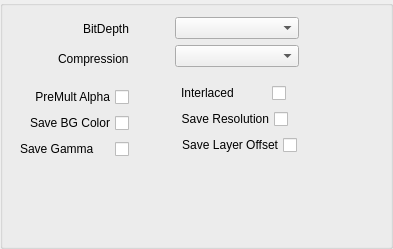
       <widget class="QGroupBox" name="gb_pngOptions">
        <property name="enabled">
         <bool>true</bool>
        </property>
        <layout class="QVBoxLayout" name="gb_jpg_options_5">
         <item>
          <layout class="QHBoxLayout" name="horizontalLayout">
           <item>
            <layout class="QVBoxLayout" name="verticalLayout_6">
             <property name="rightMargin">
              <number>40</number>
             </property>
             <item>
              <layout class="QHBoxLayout" name="horizontalLayout_18">
               <property name="leftMargin">
                <number>0</number>
               </property>
               <property name="topMargin">
                <number>2</number>
               </property>
               <property name="bottomMargin">
                <number>2</number>
               </property>
               <item>
                <spacer name="horizontalSpacer_27">
                 <property name="orientation">
                  <enum>Qt::Orientation::Horizontal</enum>
                 </property>
                 <property name="sizeHint" stdset="0">
                  <size>
                   <width>40</width>
                   <height>20</height>
                  </size>
                 </property>
                </spacer>
               </item>
               <item>
                <widget class="QLabel" name="l_png_bitDepth">
                 <property name="layoutDirection">
                  <enum>Qt::LayoutDirection::RightToLeft</enum>
                 </property>
                 <property name="text">
                  <string>BitDepth</string>
                 </property>
                </widget>
               </item>
              </layout>
             </item>
             <item>
              <layout class="QHBoxLayout" name="horizontalLayout_2">
               <property name="topMargin">
                <number>2</number>
               </property>
               <property name="bottomMargin">
                <number>2</number>
               </property>
               <item>
                <spacer name="horizontalSpacer_24">
                 <property name="orientation">
                  <enum>Qt::Orientation::Horizontal</enum>
                 </property>
                 <property name="sizeHint" stdset="0">
                  <size>
                   <width>40</width>
                   <height>20</height>
                  </size>
                 </property>
                </spacer>
               </item>
               <item>
                <widget class="QLabel" name="l_png_compress">
                 <property name="layoutDirection">
                  <enum>Qt::LayoutDirection::RightToLeft</enum>
                 </property>
                 <property name="text">
                  <string>Compression</string>
                 </property>
                </widget>
               </item>
              </layout>
             </item>
             <item>
              <spacer name="verticalSpacer">
               <property name="orientation">
                <enum>Qt::Orientation::Vertical</enum>
               </property>
               <property name="sizeType">
                <enum>QSizePolicy::Policy::Fixed</enum>
               </property>
               <property name="sizeHint" stdset="0">
                <size>
                 <width>20</width>
                 <height>10</height>
                </size>
               </property>
              </spacer>
             </item>
             <item>
              <layout class="QHBoxLayout" name="horizontalLayout_17">
               <item>
                <widget class="QCheckBox" name="chb_png_alphaColor">
                 <property name="layoutDirection">
                  <enum>Qt::LayoutDirection::RightToLeft</enum>
                 </property>
                 <property name="text">
                  <string>PreMult Alpha</string>
                 </property>
                </widget>
               </item>
              </layout>
             </item>
             <item>
              <layout class="QHBoxLayout" name="horizontalLayout_21">
               <item>
                <widget class="QCheckBox" name="chb_png_bgColor">
                 <property name="layoutDirection">
                  <enum>Qt::LayoutDirection::RightToLeft</enum>
                 </property>
                 <property name="text">
                  <string>Save BG Color</string>
                 </property>
                </widget>
               </item>
              </layout>
             </item>
             <item>
              <layout class="QHBoxLayout" name="horizontalLayout_22">
               <item>
                <widget class="QCheckBox" name="chb_png_gamma">
                 <property name="layoutDirection">
                  <enum>Qt::LayoutDirection::RightToLeft</enum>
                 </property>
                 <property name="text">
                  <string>Save Gamma     </string>
                 </property>
                </widget>
               </item>
              </layout>
             </item>
             <item>
              <spacer name="verticalSpacer_5">
               <property name="orientation">
                <enum>Qt::Orientation::Vertical</enum>
               </property>
               <property name="sizeHint" stdset="0">
                <size>
                 <width>20</width>
                 <height>40</height>
                </size>
               </property>
              </spacer>
             </item>
            </layout>
           </item>
           <item>
            <layout class="QVBoxLayout" name="verticalLayout_5">
             <property name="rightMargin">
              <number>40</number>
             </property>
             <item>
              <layout class="QHBoxLayout" name="horizontalLayout_19">
               <item>
                <widget class="QComboBox" name="cb_png_bitDepth">
                 <property name="minimumSize">
                  <size>
                   <width>124</width>
                   <height>0</height>
                  </size>
                 </property>
                 <property name="currentIndex">
                  <number>-1</number>
                 </property>
                </widget>
               </item>
               <item>
                <spacer name="horizontalSpacer_22">
                 <property name="orientation">
                  <enum>Qt::Orientation::Horizontal</enum>
                 </property>
                 <property name="sizeHint" stdset="0">
                  <size>
                   <width>40</width>
                   <height>20</height>
                  </size>
                 </property>
                </spacer>
               </item>
              </layout>
             </item>
             <item>
              <layout class="QHBoxLayout" name="horizontalLayout_3">
               <item>
                <widget class="QComboBox" name="cb_png_compress">
                 <property name="minimumSize">
                  <size>
                   <width>124</width>
                   <height>0</height>
                  </size>
                 </property>
                 <property name="currentIndex">
                  <number>-1</number>
                 </property>
                </widget>
               </item>
               <item>
                <spacer name="horizontalSpacer_16">
                 <property name="orientation">
                  <enum>Qt::Orientation::Horizontal</enum>
                 </property>
                 <property name="sizeHint" stdset="0">
                  <size>
                   <width>40</width>
                   <height>20</height>
                  </size>
                 </property>
                </spacer>
               </item>
              </layout>
             </item>
             <item>
              <spacer name="verticalSpacer_9">
               <property name="orientation">
                <enum>Qt::Orientation::Vertical</enum>
               </property>
               <property name="sizeType">
                <enum>QSizePolicy::Policy::Fixed</enum>
               </property>
               <property name="sizeHint" stdset="0">
                <size>
                 <width>20</width>
                 <height>10</height>
                </size>
               </property>
              </spacer>
             </item>
             <item>
              <layout class="QHBoxLayout" name="horizontalLayout_23">
               <item>
                <widget class="QCheckBox" name="chb_png_interlaced">
                 <property name="layoutDirection">
                  <enum>Qt::LayoutDirection::RightToLeft</enum>
                 </property>
                 <property name="text">
                  <string>Interlaced          </string>
                 </property>
                </widget>
               </item>
               <item>
                <spacer name="horizontalSpacer_15">
                 <property name="orientation">
                  <enum>Qt::Orientation::Horizontal</enum>
                 </property>
                 <property name="sizeHint" stdset="0">
                  <size>
                   <width>40</width>
                   <height>20</height>
                  </size>
                 </property>
                </spacer>
               </item>
              </layout>
             </item>
             <item>
              <layout class="QHBoxLayout" name="horizontalLayout_24">
               <item>
                <widget class="QCheckBox" name="chb_png_rez">
                 <property name="layoutDirection">
                  <enum>Qt::LayoutDirection::RightToLeft</enum>
                 </property>
                 <property name="text">
                  <string>Save Resolution</string>
                 </property>
                </widget>
               </item>
               <item>
                <spacer name="horizontalSpacer_23">
                 <property name="orientation">
                  <enum>Qt::Orientation::Horizontal</enum>
                 </property>
                 <property name="sizeHint" stdset="0">
                  <size>
                   <width>40</width>
                   <height>20</height>
                  </size>
                 </property>
                </spacer>
               </item>
              </layout>
             </item>
             <item>
              <layout class="QHBoxLayout" name="horizontalLayout_25">
               <item>
                <widget class="QCheckBox" name="chb_png_layerOffset">
                 <property name="layoutDirection">
                  <enum>Qt::LayoutDirection::RightToLeft</enum>
                 </property>
                 <property name="text">
                  <string>Save Layer Offset</string>
                 </property>
                </widget>
               </item>
               <item>
                <spacer name="horizontalSpacer_26">
                 <property name="orientation">
                  <enum>Qt::Orientation::Horizontal</enum>
                 </property>
                 <property name="sizeHint" stdset="0">
                  <size>
                   <width>40</width>
                   <height>20</height>
                  </size>
                 </property>
                </spacer>
               </item>
              </layout>
             </item>
             <item>
              <spacer name="verticalSpacer_7">
               <property name="orientation">
                <enum>Qt::Orientation::Vertical</enum>
               </property>
               <property name="sizeHint" stdset="0">
                <size>
                 <width>20</width>
                 <height>40</height>
                </size>
               </property>
              </spacer>
             </item>
             <item>
              <spacer name="verticalSpacer_6">
               <property name="orientation">
                <enum>Qt::Orientation::Vertical</enum>
               </property>
               <property name="sizeHint" stdset="0">
                <size>
                 <width>20</width>
                 <height>40</height>
                </size>
               </property>
              </spacer>
             </item>
            </layout>
           </item>
          </layout>
         </item>
        </layout>
       </widget>
